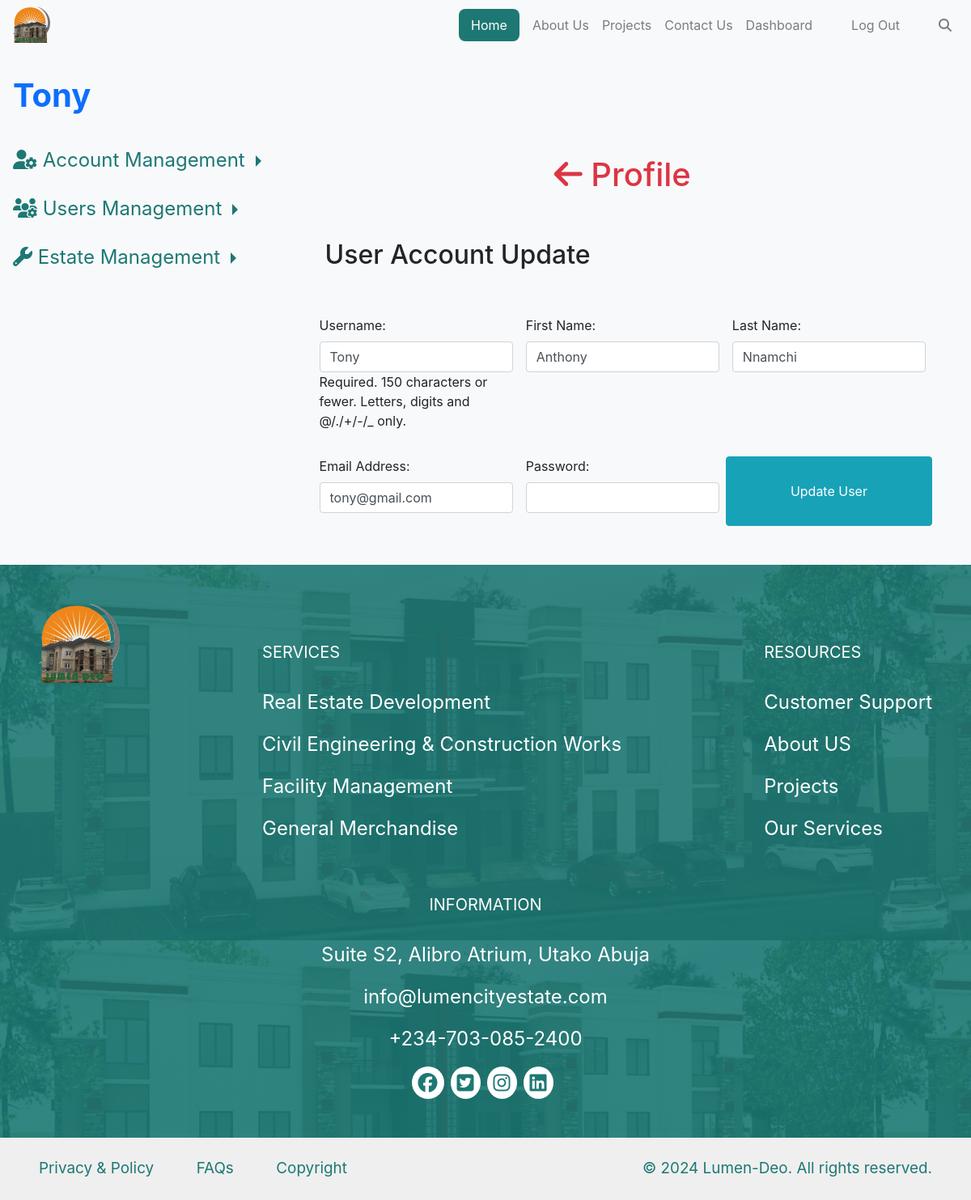
//dashboard/user/edit_user/1 (signed in), run on the app's committed database.
### lumenapp/models.py (models this page shows)
class User(AbstractUser):
    user_category = models.ForeignKey(UserCategory, related_name="users_category", on_delete=models.CASCADE, null=True)

### lumenapp/views.py (the view, shortened to what this page needs)
# urls.py: path("dashboard/user/edit_user/<int:user_id>", views.edit_user, name="edit_user"), # Edit user account
@login_required
def edit_user(request, user_id):
    user = User.objects.get(id=user_id) # Get the user with the given id
    users = NewUser.objects.all() # Get all users
    uzer = NewUser.objects.get(id=user_id)
    author = request.user # The current user
    if request.method == "POST":
        user_form = UserForm(request.POST, instance=user)
        if user_form.is_valid():
            edited_form = user_form.save(commit=False)
            uzer.user_name = edited_form.username
            uzer.first_name = edited_form.first_name
            uzer.last_name = edited_form.last_name
            uzer.email_address = edited_form.email
            uzer.save()
            edited_form.save()
            context = {"edited_form": edited_form,
                "info": {
                    "title": "User Updated!",
                    "body": "Your user account has been updated successfully.",
                },
                "user":user,
                "users":users,
                "uzer":uzer,
            }
            return render(request, "lumenapp/login.html", context)
        else:
            context = {"user_form": user_form,
                "msg": {
                    "title": "Update Failed!",
                    "body": "Please correct the errors below.",
                },
                "user":user,
                "users":users,
                "uzer":uzer,
            }
            return render(request, "lumenapp/edit_user.html", context)
    else:
        user_form = UserForm(instance=user)
        context = {"user_form": user_form, "user":user, "users": users, "uzer":uzer,}
        return render(request, "lumenapp/edit_user.html", context)

### lumenapp/user_forms.py (shortened to what this page needs)
class UserForm(forms.ModelForm):
    password = forms.CharField(widget=forms.PasswordInput(attrs={'class': 'form-control',}), required=False)
    class Meta:
        model = User
        fields = ['username', 'first_name', 'last_name', 'email', 'password']
        labels = {
            'username': 'Username',
            'last_name': 'Last Name',
            'first_name': 'First Name',
            'email': 'Email Address',
            'password': 'Password',
        }
        widgets = {
            'username': forms.TextInput(attrs={'class': 'form-control'}),
            'last_name': forms.TextInput(attrs={'class': 'form-control'}),
            'first_name': forms.TextInput(attrs={'class': 'form-control'}),
            'email': forms.EmailInput(attrs={'class': 'form-control'}),
        }

### lumenapp/templates/lumenapp/edit_user.html (shortened to what this page needs)
{% extends "lumenapp/layout.html" %}
{% load static %}
{% load mathfilters %}
{% block body %}
<section class="admin d-flex bg-gray-100" id="admin">
  <nav class="nav flex-column d-inline-flex mt-4">
     {% if user_id or request.user.is_authenticated %}
      <a class="nav-link fs-1 mt-5 p-3" href="{% url 'profile' user_id=user.id %}"><strong>{{ user }}</strong></a>
     {% else %}
     <a class="nav-link fs-1 mt-5 p-3" href=""><strong>{{ user }}</strong></a>
     {% endif %}
    <li class="nav-item dropright">
      <a class="nav-link dropdown-toggle icon mt-2" href="{% url 'user_acct' user_id=user.id %}" role="button">
        <i class="fa-solid fa-user-gear"></i> Account Management
      </a>
    </li>
    {% if request.user.is_superuser %}
    <li class="nav-item dropright">
      <a class="nav-link dropdown-toggle icon mt-2" href="#" role="button" data-toggle="dropdown" aria-expanded="false">
        <i class="fa-solid fa-users-gear"></i> Users Management
      </a>
    </li>
    {% endif %}
    <li class="nav-item dropright">
      <a class="nav-link dropdown-toggle icon mt-2" href="#" role="button" data-toggle="dropdown" aria-expanded="false">
        <i class="fa-solid fa-wrench"></i> Estate Management
      </a>
    </li>
  </nav>
  <section id="lumen-deo" class="container-fluid effect-section pt-5 mt-5">
      <a class="text-decoration-none text-danger" href="{% url 'profile' user_id=user.id %}"><h1 class="pt-5 mt-5 text-center"><i class="fa-solid fa-arrow-left"></i> Profile</h1></a>
      <section id="proj_upload" class="container m-auto px-5">
          <div class="mt-2"><h2 class="login-text py-5">User Account Update</h2></div>
          <form action="{% url 'edit_user' user_id=request.user.id %}" class="row row-cols-1 row-cols-sm-2 row-cols-md-3 g-3 mb-5" method="post">
            {{ user_form.as_p }}
            <button type="submit" class="btn btn-info">Update User</button>
        </form>
    </section>
  </section>
</section>
{% endblock %}

### lumenapp/static/lumenapp/css/style.css (style rules this page uses)
.home, body { margin: 0 !important; padding: 0 !important; }
.bg-gray-100 { background-color: var(--bs-gray-100)!important; }
.effect-section { position: relative; overflow: hidden; }
.icon { color: #1D7874; font-size: 1.5rem; }

### data on the page
User: username "Tony", first_name "Anthony", last_name "Nnamchi", email "tony@gmail.com"
